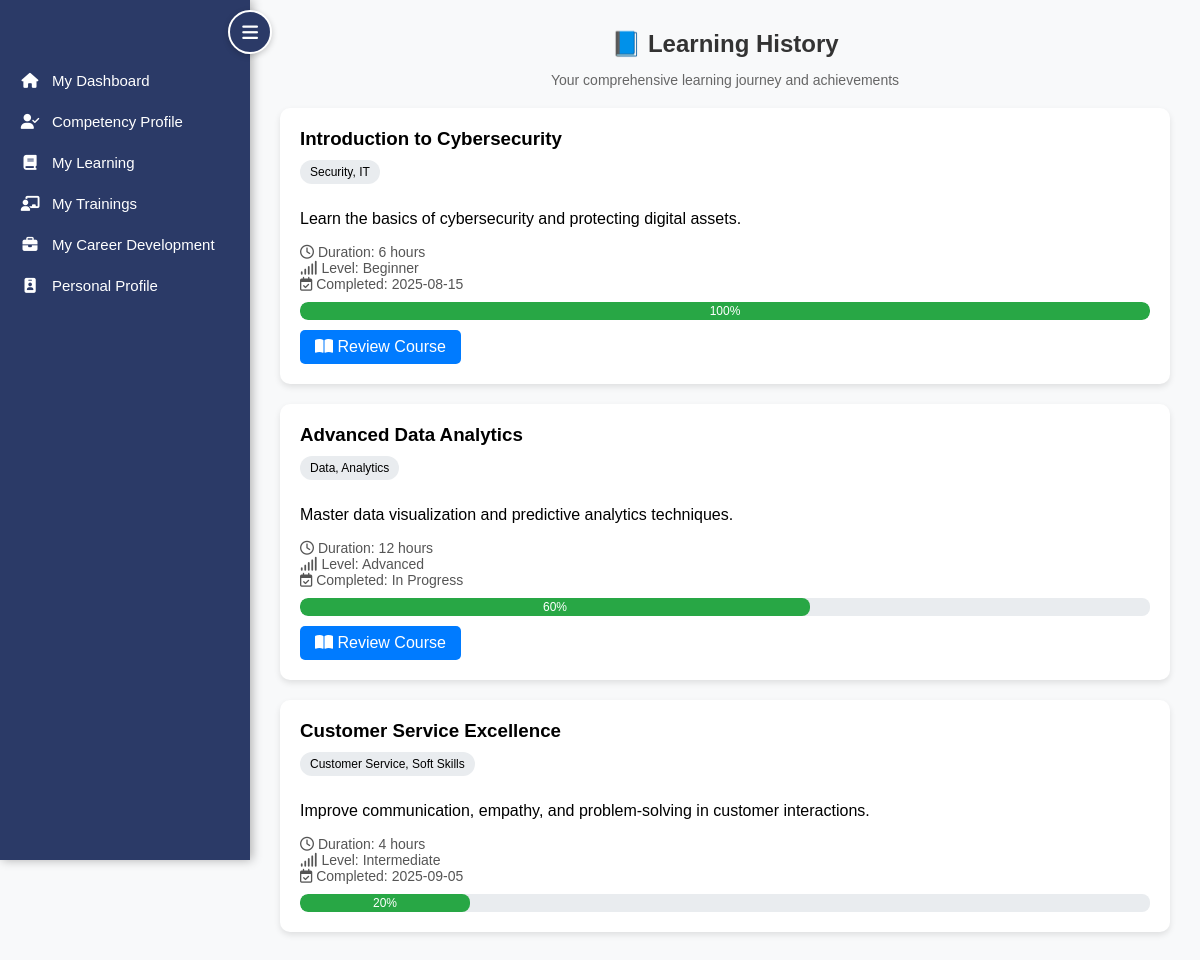
The app's page /employee_learning.php with its own data.
### tables this page shows
CREATE TABLE IF NOT EXISTS training_progress (
    id INT AUTO_INCREMENT PRIMARY KEY,
    user_id INT NOT NULL,
    course_id INT NOT NULL,
    completion TINYINT UNSIGNED NOT NULL DEFAULT 0 CHECK (completion BETWEEN 0 AND 100),
    updated_at TIMESTAMP DEFAULT CURRENT_TIMESTAMP ON UPDATE CURRENT_TIMESTAMP,
    FOREIGN KEY (user_id) REFERENCES users(id) ON DELETE CASCADE,
    FOREIGN KEY (course_id) REFERENCES courses(id) ON DELETE CASCADE
);

CREATE TABLE IF NOT EXISTS courses (
    id INT AUTO_INCREMENT PRIMARY KEY,
    title VARCHAR(255) NOT NULL,
    type VARCHAR(50),
    link_url TEXT,
    file_name TEXT,
    tags TEXT,
    description TEXT,
    duration VARCHAR(50),
    level ENUM('Beginner', 'Intermediate', 'Advanced') DEFAULT 'Beginner',
    completed_date DATE DEFAULT NULL,
    status ENUM('active', 'inactive') DEFAULT 'active',
    created_at TIMESTAMP DEFAULT CURRENT_TIMESTAMP
);

### employee_learning.php (the view, shortened to what this page needs)
<?php
include 'db.php';
$user_id = $_SESSION['user_id'];
$sql = "
    SELECT c.*,
           tp.completion
    FROM courses c
    LEFT JOIN training_progress tp
        ON c.id = tp.course_id AND tp.user_id = ?
    WHERE c.status='active'
    ORDER BY c.created_at DESC
";
$stmt = $conn->prepare($sql);
$stmt->bind_param("i", $user_id);
$stmt->execute();
$courses = $stmt->get_result();
?>
<!DOCTYPE html>
<html lang="en">
<head>
  <link rel="stylesheet" href="https://cdnjs.cloudflare.com/ajax/libs/font-awesome/6.4.0/css/all.min.css">
</head>
<body>
  <div class="sidebar" id="sidebar">
    <ul>
         <li><a href="employee_dashboard.php"><i class="fas fa-home"></i> <span>My Dashboard</span></a></li>
            <li><a href="employee_Profile.php"><i class="fas fa-user-check"></i> <span>Competency Profile</span></a></li>
            <li><a href="employee_Learning.php"><i class="fas fa-book"></i> <span>My Learning</span></a></li>
            <li><a href="employee_Trainings.php"><i class="fas fa-chalkboard-teacher"></i> <span>My Trainings</span></a></li>
            <li><a href="employee_Development.php"><i class="fas fa-briefcase"></i> <span>My Career Development</span></a></li>
            <li><a href="employee_Personal.php"><i class="fas fa-id-badge"></i> <span>Personal Profile</span></a></li>
    </ul>
    <span class="toggle-btn" id="toggle-sidebar"><i class="fas fa-bars"></i></span>
    </div>
<div class="main-content" id="main-content">
    <div class="header">
      <h2>📘 Learning History</h2>
      <p>Your comprehensive learning journey and achievements</p>
    </div>
    <?php while ($row = $courses->fetch_assoc()) {
      $progress = $row['completion'] ?? 0;
    ?>
      <div class="course-card">
        <h3><?php echo htmlspecialchars($row['title']); ?></h3>
        <span class="tag"><?php echo htmlspecialchars($row['tags']); ?></span>
        <p><?php echo htmlspecialchars($row['description']); ?></p>
        <div class="meta">
          <i class="fa-regular fa-clock"></i> Duration: <?php echo $row['duration'] ? htmlspecialchars($row['duration']) : 'N/A'; ?><br>
          <i class="fa-solid fa-signal"></i> Level: <?php echo $row['level'] ? htmlspecialchars($row['level']) : 'N/A'; ?><br>
          <i class="fa-regular fa-calendar-check"></i> Completed:
          <?php echo $row['completed_date'] ? htmlspecialchars($row['completed_date']) : 'In Progress'; ?>
        </div>
        <div class="progress-bar-container">
          <div class="progress-bar" style="width: <?php echo $progress; ?>%;">
            <?php echo $progress; ?>%
          </div>
        </div>
        <?php if ($row['link_url']) { ?>
          <a href="<?php echo htmlspecialchars($row['link_url']); ?>" target="_blank" class="btn btn-blue">
            <i class="fa-solid fa-book-open"></i> Review Course
          </a>
        <?php } ?>
      </div>
    <?php } ?>
  </div>
</body>
</html>

### employee_learning.php (style rules this page uses)
body { font-family: Arial, sans-serif; background: #f8f9fa; margin: 0; display: flex; }
.sidebar { width: 250px; background: #2b3a67; color: #fff; height: 100vh; position: fixed; left: 0; top: 0; padding-top: 60px; display: flex; flex-direction: column; transition: transform 0.3s ease, width 0.3s ease; box-shadow: 2px 0 10px rgba(0,0,0,0.3); z-index: 1000; }
.sidebar ul { list-style: none; padding: 0; margin: 0; width: 100%; }
.sidebar ul li a { display: flex; align-items: center; padding: 12px 20px; color: #fff; text-decoration: none; font-size: 15px; transition: background 0.3s, padding 0.3s; }
.sidebar ul li a i { margin-right: 12px; min-width: 20px; text-align: center; }
.sidebar ul li a span { white-space: nowrap; }
.toggle-btn { position: absolute; top: 10px; right: -22px; background: #2b3a67; border-radius: 50%; width: 40px; height: 40px; display: flex; align-items: center; justify-content: center; cursor: pointer; color: #fff; border: 2px solid #fff; font-size: 18px; transition: background 0.3s, transform 0.2s; box-shadow: 0 2px 6px rgba(0,0,0,0.2); z-index: 1100; }
.main-content { margin-left: 250px; padding: 30px; width: calc(100% - 250px); transition: margin-left 0.3s ease, width 0.3s ease; }
.header { text-align: center; margin-bottom: 20px; }
.header h2 { color: #333; margin: 0; }
.header p { color: #666; font-size: 14px; }
.course-card { background: #fff; padding: 20px; border-radius: 10px; margin-bottom: 20px; box-shadow: 0 3px 6px rgba(0,0,0,0.1); }
.course-card h3 { margin: 0 0 10px; }
.tag { background: #e9ecef; border-radius: 20px; padding: 5px 10px; font-size: 12px; display: inline-block; margin-bottom: 10px; }
.meta { font-size: 14px; color: #555; margin-top: 5px; }
.btn { display: inline-block; margin: 10px 5px 0 0; padding: 8px 15px; border: none; border-radius: 5px; cursor: pointer; text-decoration: none; }
.btn-blue { background: #007bff; color: #fff; }
.progress-bar-container { background: #e9ecef; border-radius: 8px; height: 18px; width: 100%; margin-top: 10px; overflow: hidden; }
.progress-bar { height: 100%; border-radius: 8px; text-align: center; color: white; font-size: 12px; line-height: 18px; background: #28a745; width: 0%; transition: width 0.5s ease; }

### records on screen
training_progress: course.title "Introduction to Cybersecurity", course.tags "Security, IT", course.description "Learn the basics of cybersecurity and protecting digital assets.", course.duration "6 hours", course.level "Beginner", course.completed_date "2025-08-15", completion "100"
training_progress: course.title "Advanced Data Analytics", course.tags "Data, Analytics", course.description "Master data visualization and predictive analytics techniques.", course.duration "12 hours", course.level "Advanced", shows "In Progress", completion "60"
training_progress: course.title "Customer Service Excellence", course.tags "Customer Service, Soft Skills", course.description "Improve communication, empathy, and problem-solving in customer interactions.", course.duration "4 hours", course.level "Intermediate", course.completed_date "2025-09-05", completion "20"
